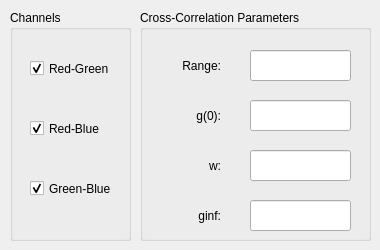
      <widget class="QWidget" name="crossCorrelationTab">
       <attribute name="title">
        <string>Cross-Correlation</string>
       </attribute>
       <widget class="QGroupBox" name="crossGroup">
        <property name="geometry">
         <rect>
          <x>140</x>
          <y>10</y>
          <width>231</width>
          <height>231</height>
         </rect>
        </property>
        <property name="title">
         <string>Cross-Correlation Parameters</string>
        </property>
        <property name="flat">
         <bool>false</bool>
        </property>
        <property name="checkable">
         <bool>false</bool>
        </property>
        <widget class="QLabel" name="crossRange">
         <property name="geometry">
          <rect>
           <x>-10</x>
           <y>40</y>
           <width>91</width>
           <height>31</height>
          </rect>
         </property>
         <property name="text">
          <string>Range:</string>
         </property>
         <property name="alignment">
          <set>Qt::AlignRight|Qt::AlignTrailing|Qt::AlignVCenter</set>
         </property>
        </widget>
        <widget class="QLabel" name="crossG0">
         <property name="geometry">
          <rect>
           <x>-10</x>
           <y>90</y>
           <width>91</width>
           <height>31</height>
          </rect>
         </property>
         <property name="text">
          <string>g(0):</string>
         </property>
         <property name="alignment">
          <set>Qt::AlignRight|Qt::AlignTrailing|Qt::AlignVCenter</set>
         </property>
        </widget>
        <widget class="QLabel" name="crossW">
         <property name="geometry">
          <rect>
           <x>-10</x>
           <y>140</y>
           <width>91</width>
           <height>31</height>
          </rect>
         </property>
         <property name="text">
          <string>w:</string>
         </property>
         <property name="alignment">
          <set>Qt::AlignRight|Qt::AlignTrailing|Qt::AlignVCenter</set>
         </property>
        </widget>
        <widget class="QLabel" name="crossGinf">
         <property name="geometry">
          <rect>
           <x>-10</x>
           <y>190</y>
           <width>91</width>
           <height>31</height>
          </rect>
         </property>
         <property name="text">
          <string>ginf:</string>
         </property>
         <property name="alignment">
          <set>Qt::AlignRight|Qt::AlignTrailing|Qt::AlignVCenter</set>
         </property>
        </widget>
        <widget class="QLineEdit" name="crossRangeTextbox">
         <property name="geometry">
          <rect>
           <x>110</x>
           <y>40</y>
           <width>101</width>
           <height>31</height>
          </rect>
         </property>
        </widget>
        <widget class="QLineEdit" name="crossG0Textbox">
         <property name="geometry">
          <rect>
           <x>110</x>
           <y>90</y>
           <width>101</width>
           <height>31</height>
          </rect>
         </property>
        </widget>
        <widget class="QLineEdit" name="crossWTextbox">
         <property name="geometry">
          <rect>
           <x>110</x>
           <y>140</y>
           <width>101</width>
           <height>31</height>
          </rect>
         </property>
        </widget>
        <widget class="QLineEdit" name="crossGinfTextbox">
         <property name="geometry">
          <rect>
           <x>110</x>
           <y>190</y>
           <width>101</width>
           <height>31</height>
          </rect>
         </property>
        </widget>
       </widget>
       <widget class="QGroupBox" name="crossChannelsGroup">
        <property name="geometry">
         <rect>
          <x>10</x>
          <y>10</y>
          <width>121</width>
          <height>231</height>
         </rect>
        </property>
        <property name="title">
         <string>Channels</string>
        </property>
        <widget class="QCheckBox" name="redGreenCheckbox">
         <property name="geometry">
          <rect>
           <x>20</x>
           <y>50</y>
           <width>111</width>
           <height>17</height>
          </rect>
         </property>
         <property name="text">
          <string>Red-Green</string>
         </property>
         <property name="checked">
          <bool>true</bool>
         </property>
        </widget>
        <widget class="QCheckBox" name="redBlueCheckbox">
         <property name="geometry">
          <rect>
           <x>20</x>
           <y>110</y>
           <width>91</width>
           <height>17</height>
          </rect>
         </property>
         <property name="text">
          <string>Red-Blue</string>
         </property>
         <property name="checked">
          <bool>true</bool>
         </property>
        </widget>
        <widget class="QCheckBox" name="greenBlueCheckbox">
         <property name="geometry">
          <rect>
           <x>20</x>
           <y>170</y>
           <width>111</width>
           <height>17</height>
          </rect>
         </property>
         <property name="text">
          <string>Green-Blue</string>
         </property>
         <property name="checked">
          <bool>true</bool>
         </property>
        </widget>
       </widget>
      </widget>
